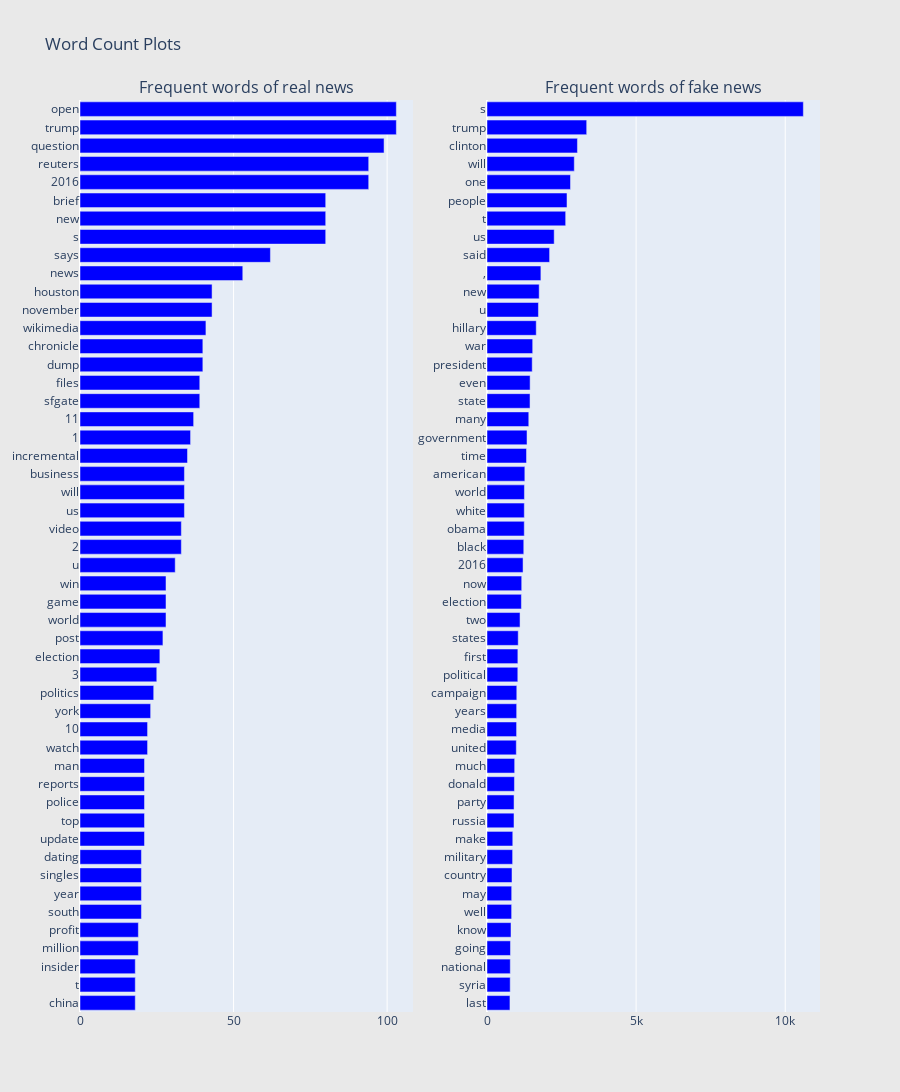

The cell this chart's notebook holds for it:
### Code cell
#MONOGRAMS
configure_plotly_browser_state()

## Get the bar chart from sincere questions ##
freq_dict = defaultdict(int)
for sent in df_real["text"]:
    for word in generate_ngrams(sent, 1):
        freq_dict[word] += 1
fd_sorted = pd.DataFrame(sorted(freq_dict.items(), key=lambda x: x[1])[::-1])
fd_sorted.columns = ["word", "wordcount"]
trace0 = horizontal_bar_chart(fd_sorted.head(50), 'blue')


## Get the bar chart from insincere questions ##
freq_dict = defaultdict(int)
for sent in df_fake["text"]:
    for word in generate_ngrams(sent, 1):
        freq_dict[word] += 1
fd_sorted = pd.DataFrame(sorted(freq_dict.items(), key=lambda x: x[1])[::-1])
fd_sorted.columns = ["word", "wordcount"]
trace1 = horizontal_bar_chart(fd_sorted.head(50), 'blue')

# Creating two subplots
fig = tools.make_subplots(rows=1, cols=2, vertical_spacing=0.04,
                          subplot_titles=["Frequent words of real news", 
                                          "Frequent words of fake news"])
fig.append_trace(trace0, 1, 1)
fig.append_trace(trace1, 1, 2)
fig['layout'].update(height=1200, width=900, paper_bgcolor='rgb(233,233,233)', title="Word Count Plots")
py.iplot(fig, filename='word-plots')

### Figure 1 — Plotly figure (JSON) as saved in the notebook; plotly's stock layout.template omitted (floating-point values rounded to 4 significant figures)
{"data": [{"marker": {"color": "blue"}, "orientation": "h", "showlegend": false, "type": "bar", "x": [18, 18, 18, 19, 19, 20, 20, 20, 20, 21, 21, 21, 21, 21, 22, 22, 23, 24, 25, 26, 27, 28, 28, 28, 31, 33, 33, 34, 34, 34, 35, 36, 37, 39, 39, 40, 40, 41, 43, 43, 53, 62, 80, 80, 80, 94, 94, 99, 103, 103], "xaxis": "x", "y": ["china", "t", "insider", "million", "profit", "south", "year", "singles", "dating", "update", "top", "police", "reports", "man", "watch", "10", "york", "politics", "3", "election", "post", "world", "game", "win", "u", "2", "video", "us", "will", "business", "incremental", "1", "11", "sfgate", "files", "dump", "chronicle", "wikimedia", "november", "houston", "news", "says", "s", "new", "brief", "2016", "reuters", "question", "trump", "open"], "yaxis": "y"}, {"marker": {"color": "blue"}, "orientation": "h", "showlegend": false, "type": "bar", "x": [770, 778, 781, 787, 805, 826, 828, 838, 859, 864, 905, 907, 920, 928, 983, 992, 995, 999, 1033, 1035, 1047, 1108, 1154, 1164, 1209, 1233, 1250, 1251, 1255, 1269, 1325, 1342, 1401, 1443, 1446, 1516, 1532, 1651, 1725, 1750, 1807, 2099, 2253, 2638, 2683, 2800, 2927, 3033, 3343, 10608], "xaxis": "x2", "y": ["last", "syria", "national", "going", "know", "well", "may", "country", "military", "make", "russia", "party", "donald", "much", "united", "media", "years", "campaign", "political", "first", "states", "two", "election", "now", "2016", "black", "obama", "white", "world", "american", "time", "government", "many", "state", "even", "president", "war", "hillary", "u", "new", ",", "said", "us", "t", "people", "one", "will", "clinton", "trump", "s"], "yaxis": "y2"}], "layout": {"annotations": [{"font": {"size": 16}, "showarrow": false, "text": "Frequent words of real news", "x": 0.225, "xanchor": "center", "xref": "paper", "y": 1, "yanchor": "bottom", "yref": "paper"}, {"font": {"size": 16}, "showarrow": false, "text": "Frequent words of fake news", "x": 0.775, "xanchor": "center", "xref": "paper", "y": 1, "yanchor": "bottom", "yref": "paper"}], "height": 1200, "paper_bgcolor": "rgb(233,233,233)", "title": {"text": "Word Count Plots"}, "width": 900, "xaxis": {"anchor": "y", "domain": [0, 0.45]}, "xaxis2": {"anchor": "y2", "domain": [0.55, 1]}, "yaxis": {"anchor": "x", "domain": [0, 1]}, "yaxis2": {"anchor": "x2", "domain": [0, 1]}}}
